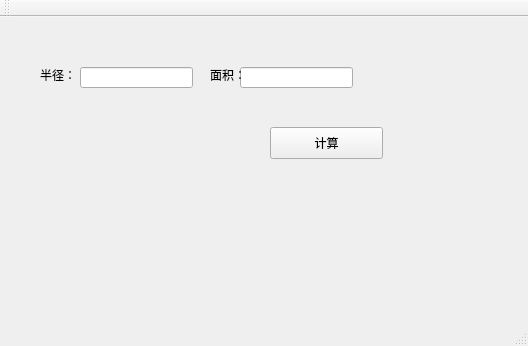
<?xml version="1.0" encoding="UTF-8"?>
<ui version="4.0">
 <class>MainWindow</class>
 <widget class="QMainWindow" name="MainWindow">
  <property name="geometry">
   <rect>
    <x>0</x>
    <y>0</y>
    <width>528</width>
    <height>346</height>
   </rect>
  </property>
  <property name="windowTitle">
   <string>MainWindow</string>
  </property>
  <widget class="QWidget" name="centralWidget">
   <widget class="QLineEdit" name="lineEdit">
    <property name="geometry">
     <rect>
      <x>80</x>
      <y>50</y>
      <width>113</width>
      <height>21</height>
     </rect>
    </property>
   </widget>
   <widget class="QLineEdit" name="lineEdit_2">
    <property name="geometry">
     <rect>
      <x>240</x>
      <y>50</y>
      <width>113</width>
      <height>21</height>
     </rect>
    </property>
   </widget>
   <widget class="QLabel" name="label">
    <property name="geometry">
     <rect>
      <x>40</x>
      <y>50</y>
      <width>41</width>
      <height>16</height>
     </rect>
    </property>
    <property name="text">
     <string>半径：</string>
    </property>
   </widget>
   <widget class="QLabel" name="label_2">
    <property name="geometry">
     <rect>
      <x>210</x>
      <y>50</y>
      <width>31</width>
      <height>16</height>
     </rect>
    </property>
    <property name="text">
     <string>面积：</string>
    </property>
   </widget>
   <widget class="QPushButton" name="pushButton">
    <property name="geometry">
     <rect>
      <x>270</x>
      <y>110</y>
      <width>113</width>
      <height>32</height>
     </rect>
    </property>
    <property name="text">
     <string>计算</string>
    </property>
   </widget>
  </widget>
  <widget class="QMenuBar" name="menuBar">
   <property name="geometry">
    <rect>
     <x>0</x>
     <y>0</y>
     <width>528</width>
     <height>22</height>
    </rect>
   </property>
  </widget>
  <widget class="QStatusBar" name="statusBar"/>
  <widget class="QToolBar" name="mainToolBar">
   <attribute name="toolBarArea">
    <enum>TopToolBarArea</enum>
   </attribute>
   <attribute name="toolBarBreak">
    <bool>false</bool>
   </attribute>
  </widget>
 </widget>
 <layoutdefault spacing="6" margin="11"/>
 <resources/>
 <connections/>
</ui>
